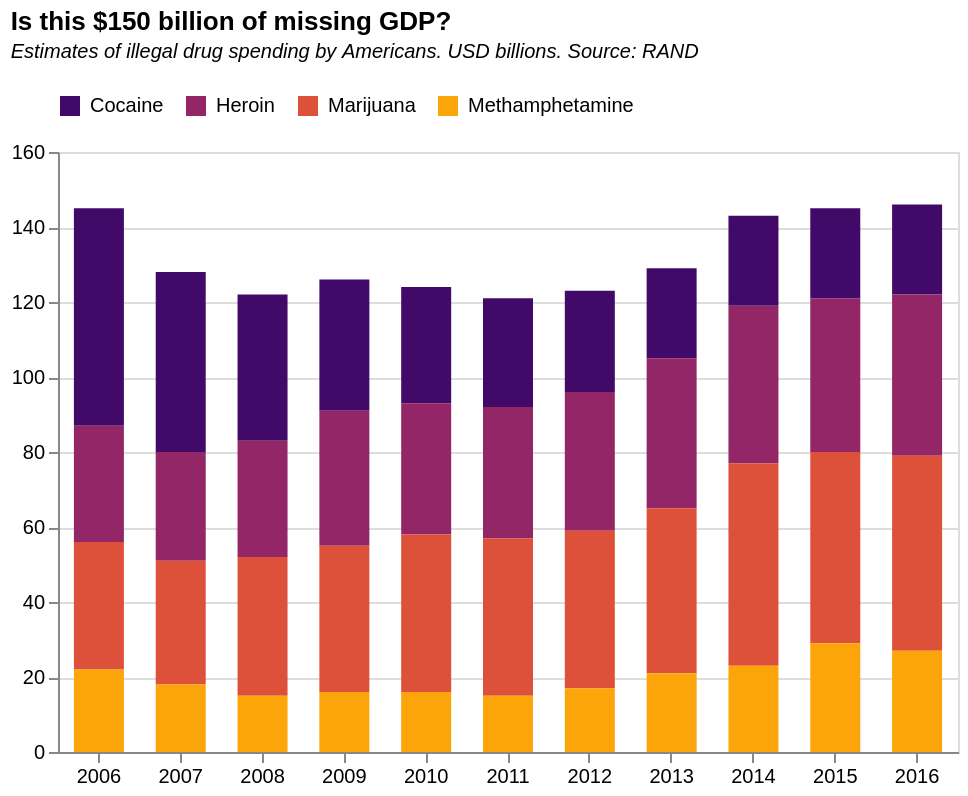

Write a Vega-Lite specification for this figure.
### Vega-Lite specification from a JSON file in a GitHub repository (floating-point values rounded to 4 significant figures)
{"$schema": "https://vega.github.io/schema/vega-lite/v5.json", "title": {"text": "Is this $150 billion of missing GDP?", "subtitle": ["Estimates of illegal drug spending by Americans. USD billions. Source: RAND", ""], "subtitleFontStyle": "italic", "subtitleFontSize": 10, "anchor": "start", "color": "black"}, "width": 450, "height": 300, "data": {"values": [{"Year": "2006", "Cocaine": "58", "Heroin": "31", "Marijuana": "34", "Methamphetamine": "22", "Total": "145", "Source": "RAND, What America�s Users Spend on Illegal Drugs, 2006�2016", "Notes": "Best or adjusted estimates"}, {"Year": "2007", "Cocaine": "48", "Heroin": "29", "Marijuana": "33", "Methamphetamine": "18", "Total": "128", "Source": "", "Notes": ""}, {"Year": "2008", "Cocaine": "39", "Heroin": "31", "Marijuana": "37", "Methamphetamine": "15", "Total": "122", "Source": "", "Notes": ""}, {"Year": "2009", "Cocaine": "35", "Heroin": "36", "Marijuana": "39", "Methamphetamine": "16", "Total": "126", "Source": "", "Notes": ""}, {"Year": "2010", "Cocaine": "31", "Heroin": "35", "Marijuana": "42", "Methamphetamine": "16", "Total": "124", "Source": "", "Notes": ""}, {"Year": "2011", "Cocaine": "29", "Heroin": "35", "Marijuana": "42", "Methamphetamine": "15", "Total": "121", "Source": "", "Notes": ""}, {"Year": "2012", "Cocaine": "27", "Heroin": "37", "Marijuana": "42", "Methamphetamine": "17", "Total": "123", "Source": "", "Notes": ""}, {"Year": "2013", "Cocaine": "24", "Heroin": "40", "Marijuana": "44", "Methamphetamine": "21", "Total": "129", "Source": "", "Notes": ""}, {"Year": "2014", "Cocaine": "24", "Heroin": "42", "Marijuana": "54", "Methamphetamine": "23", "Total": "143", "Source": "", "Notes": ""}, {"Year": "2015", "Cocaine": "24", "Heroin": "41", "Marijuana": "51", "Methamphetamine": "29", "Total": "145", "Source": "", "Notes": ""}, {"Year": "2016", "Cocaine": "24", "Heroin": "43", "Marijuana": "52", "Methamphetamine": "27", "Total": "146", "Source": "", "Notes": ""}]}, "transform": [{"fold": ["Cocaine", "Heroin", "Marijuana", "Methamphetamine"], "as": ["var", "val"]}], "mark": {"type": "bar", "width": 25}, "encoding": {"x": {"field": "Year", "type": "ordinal", "title": null, "axis": {"labelAngle": 0}}, "y": {"field": "val", "title": null, "type": "quantitative"}, "color": {"field": "var", "type": "nominal", "legend": {"orient": "top"}, "scale": {"scheme": "inferno"}, "title": null}}}
